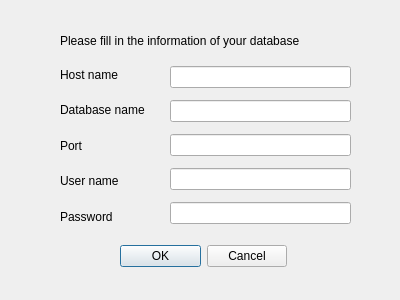
<?xml version="1.0" encoding="UTF-8"?>
<ui version="4.0">
 <class>DatabaseDialog</class>
 <widget class="QDialog" name="DatabaseDialog">
  <property name="geometry">
   <rect>
    <x>0</x>
    <y>0</y>
    <width>400</width>
    <height>300</height>
   </rect>
  </property>
  <property name="windowTitle">
   <string>Dialog</string>
  </property>
  <property name="locale">
   <locale language="English" country="UnitedStates"/>
  </property>
  <widget class="QLabel" name="HintLabel">
   <property name="geometry">
    <rect>
     <x>60</x>
     <y>30</y>
     <width>311</width>
     <height>21</height>
    </rect>
   </property>
   <property name="text">
    <string>Please fill in the information of your database</string>
   </property>
  </widget>
  <widget class="QWidget" name="layoutWidget">
   <property name="geometry">
    <rect>
     <x>60</x>
     <y>60</y>
     <width>99</width>
     <height>171</height>
    </rect>
   </property>
   <layout class="QVBoxLayout" name="verticalLayout">
    <item>
     <widget class="QLabel" name="HostNameLabel">
      <property name="text">
       <string>Host name</string>
      </property>
     </widget>
    </item>
    <item>
     <widget class="QLabel" name="DatabaseNameLabel">
      <property name="text">
       <string>Database name</string>
      </property>
     </widget>
    </item>
    <item>
     <widget class="QLabel" name="PortLabel">
      <property name="text">
       <string>Port </string>
      </property>
     </widget>
    </item>
    <item>
     <widget class="QLabel" name="UserNameLabel">
      <property name="text">
       <string>User name</string>
      </property>
     </widget>
    </item>
    <item>
     <widget class="QLabel" name="PasswordLabel">
      <property name="text">
       <string>Password</string>
      </property>
     </widget>
    </item>
   </layout>
  </widget>
  <widget class="QWidget" name="layoutWidget">
   <property name="geometry">
    <rect>
     <x>170</x>
     <y>60</y>
     <width>181</width>
     <height>171</height>
    </rect>
   </property>
   <layout class="QVBoxLayout" name="verticalLayout_2">
    <item>
     <widget class="QLineEdit" name="HostNameEdit">
      <property name="focusPolicy">
       <enum>Qt::WheelFocus</enum>
      </property>
     </widget>
    </item>
    <item>
     <widget class="QLineEdit" name="DatabaseNameEdit">
      <property name="focusPolicy">
       <enum>Qt::WheelFocus</enum>
      </property>
     </widget>
    </item>
    <item>
     <widget class="QLineEdit" name="PortEdit">
      <property name="focusPolicy">
       <enum>Qt::WheelFocus</enum>
      </property>
     </widget>
    </item>
    <item>
     <widget class="QLineEdit" name="UserNameEdit">
      <property name="focusPolicy">
       <enum>Qt::WheelFocus</enum>
      </property>
     </widget>
    </item>
    <item>
     <widget class="QLineEdit" name="PasswordEdit">
      <property name="focusPolicy">
       <enum>Qt::WheelFocus</enum>
      </property>
     </widget>
    </item>
   </layout>
  </widget>
  <widget class="QWidget" name="layoutWidget">
   <property name="geometry">
    <rect>
     <x>120</x>
     <y>240</y>
     <width>167</width>
     <height>32</height>
    </rect>
   </property>
   <layout class="QHBoxLayout" name="horizontalLayout">
    <item>
     <widget class="QPushButton" name="OKButton">
      <property name="focusPolicy">
       <enum>Qt::TabFocus</enum>
      </property>
      <property name="text">
       <string>OK</string>
      </property>
     </widget>
    </item>
    <item>
     <widget class="QPushButton" name="SkipButton">
      <property name="focusPolicy">
       <enum>Qt::NoFocus</enum>
      </property>
      <property name="text">
       <string>Cancel</string>
      </property>
     </widget>
    </item>
   </layout>
  </widget>
 </widget>
 <resources/>
 <connections/>
</ui>
